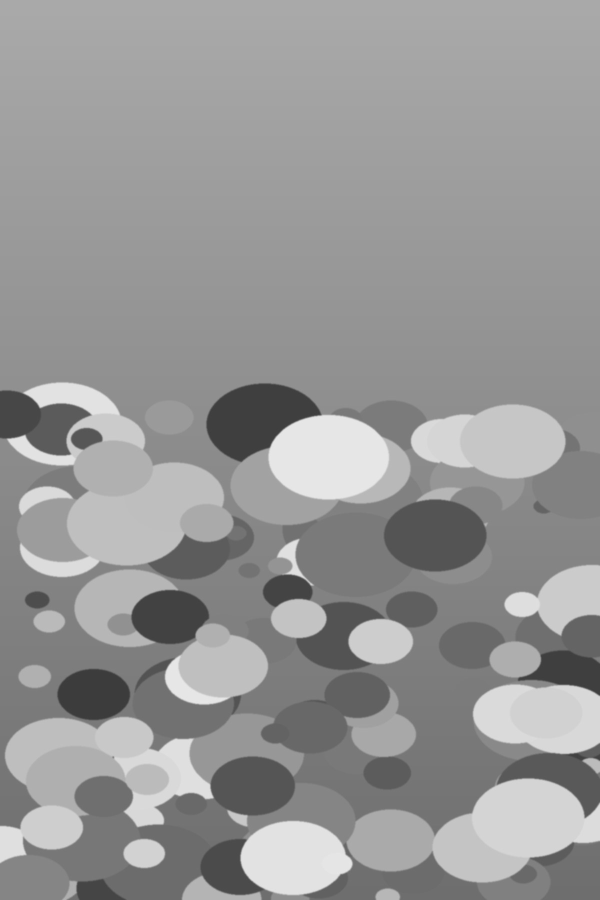
#> input picture tests/fixtures/lrtest/punchy-tall.jpg, 1200 x 1800 px (shown at 1/2 size)
$ python make_test_tiffs.py fixtures/lrtest/punchy-tall.jpg fixtures/lrtest/punchy-wide.jpg
#> lines starting #> are read from the running program, lines starting #| are printed output that depends on the picture
"""Makes the seven TIFF variants used to test TIFF decoding (needs: pip install tifffile imagecodecs pillow numpy).
Usage: python3 make_test_tiffs.py some_photo.jpg out_folder"""
import sys, os, numpy as np, tifffile
from PIL import Image
src, out = sys.argv[1], sys.argv[2]; os.makedirs(out, exist_ok=True)
im = np.asarray(Image.open(src).convert('RGB')); im16 = im.astype(np.uint16) * 257
#> further down, im is the input picture: shape (1800, 1200, 3); min 58, max 233, mean 150.6
#> after `im16 = im.astype(np.uint16) * 257`:
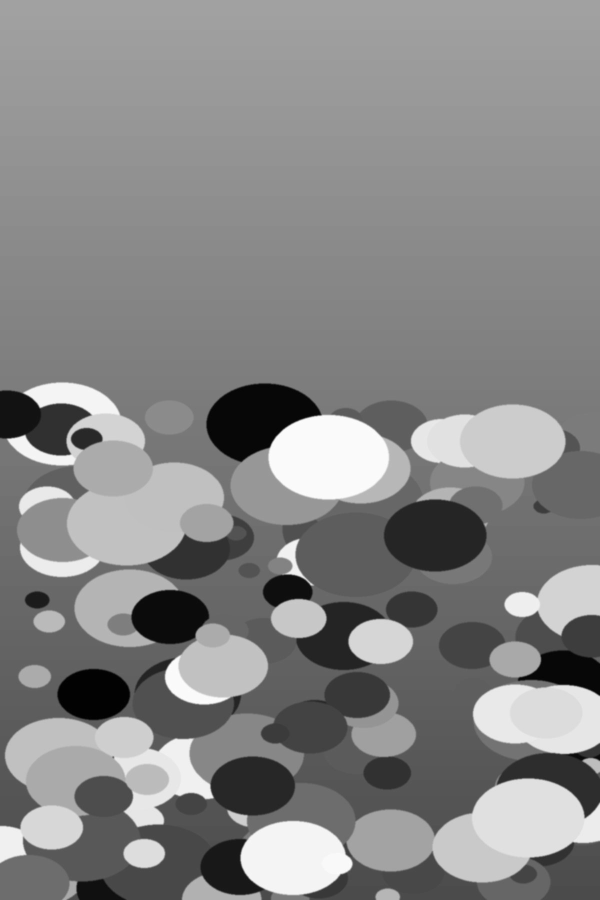
#> im16: shape (1800, 1200, 3) uint16 (shown at 1/2 size); min 14906, max 59881, mean 38698.5; drawn with min black and max white
v = {'8bit-uncompressed.tif': (im, {}), '8bit-lzw-predictor.tif': (im, dict(compression='lzw', predictor=2)), '8bit-zip.tif': (im, dict(compression='zlib')),
     '16bit-uncompressed.tif': (im16, {}), '16bit-zip-predictor.tif': (im16, dict(compression='zlib', predictor=2)), '16bit-lzw-tiled.tif': (im16, dict(compression='lzw', tile=(256, 256)))}
#> (the run stopped early here; a loop or call above may not have finished)
